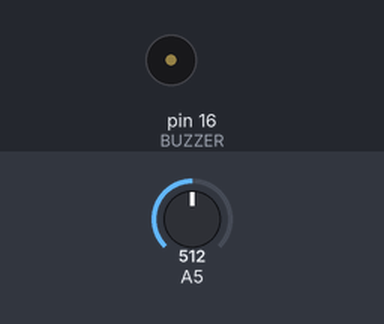
The sketch below on a simulated Arduino Uno, built with avr-gcc and run on an emulated ATmega328P. Shown: buzzer (waves = sounding). The test bench sets the inputs (shaded band); at power-on: A5 = 512.

Above: at 0.0 s.
At 4.9 s:
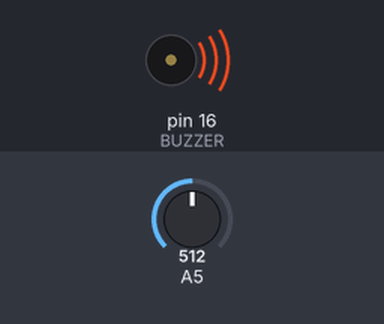
Timing chart, 0 to 6.4 s (numbered marks = the images above):
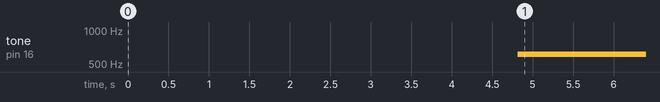

Measured:
- by itself, tone on pin 16 (BUZZER): silent → 610 Hz at 4.8 s

The sketch:

tonetest1.ino
```cpp
#include <TimerOne.h>       // TimerThree geht nicht zusamen mi tone() !
#include "JobController.h"
#include "Lightsensor.h"
#include "flank.h"
#include "audiotone.h"


JobController scheduler;
Lightsensor light;
Flank flank = Flank(30.0);
Audiotone buzzer;

// Die auszuführenden Aktionen. Werden vom Scheduler immer ohne Argumente aufgerufen!
void exe1(){
  //Serial.print("data[0] = ");
  //Serial.println(light.data[0]);
  light.update();
  flank.calculate(light.data);
}

void exe2(){
}

void exe3(){
  buzzer.update(flank.frequency());
}


void ISR_scheduler(void){
  scheduler.check();
}


void setup() {
// Jobs initialisieren: jobnr, cycleConfigPattern, Divider, dummie):
// jobs sind nach init() automatisch aktiv, scheduler läuft aber noch nicht.
// länger dauernde Jobs sollten eine höhere Nummer haben. Dann können sie im
// gleichen pattern gestartet werden (nach den kurzen jobs), im nächsten Pattern
// wird leer gelassen, kein Job läuft = Kontrollierte Überlappung.

  scheduler.init(0, 0b1000000000000000, 2, exe1);  // ca 30 Hz
  scheduler.init(1, 0b0000000000000000,  1, exe2);
  scheduler.init(2, 0b0100000000000000,  2, exe3);

  Timer1.initialize(1000);
  Timer1.attachInterrupt(ISR_scheduler); //

  Serial.println("Initialisazion ok.");
  wait(1000);
  Serial.println("Starting scheduler in 3...");
  wait(1000);
  Serial.println("Starting scheduler in 2...");
  wait(1000);
  Serial.println("Starting scheduler in 1...");
  wait(1000);
  scheduler.enable();
}

void loop() {
  // put your main code here, to run repeatedly:
  Serial.print(flank.frequency());
  Serial.print(",");
  Serial.println(buzzer.f);
  wait(100);
  ;
}

void wait(int t){ // aus irgendeinem Grund funktioniert die "delay()" Funktion innerhalb des ISR nicht mehr.
  // dauert ca 1 ms:
  for (volatile int u = 0; u < 10; u++){
    for (volatile int v = 0; v < 100; v++){
      for (volatile int w = 0; w < t; w++){
          ;
      }
    }
  }
}
```

Job.cpp
```cpp
// Ein Job ist ein Teil des JobControllers.

#include <Arduino.h>
#include "Job.h"

Job::Job()
  {
    cycleConfigPattern = 0;
    jobEnabled = false;
    divider = 1;
    dividerCounter = 0;
  }


void Job::init(int cycleConfigPattern, int divider, void (*exe)()){
  this->cycleConfigPattern = cycleConfigPattern;
  this->divider = divider;
  this->exe = exe;
  jobEnabled = true;
}


void Job::stop(){
  jobEnabled = false;
}


void Job::start(){
  jobEnabled = true;
}


bool Job::now(int cycleCounter){
  // checken, ob bit an der Stelle "cylceCounter" gesetzt ist

  if (cycleCounter > 15) {return false;}
  uint8_t bit = (cycleConfigPattern >> cycleCounter) & 1;
  if ((bit == 1) && (jobEnabled == true)) {

    // Divider noch berücksichtigen:
    dividerCounter++;
    if (dividerCounter >= divider){
      dividerCounter = 0;
      return true;
    } else {
      return false;
    }

  } else {
    return false;
  }
}
```

Job.h
```cpp
#ifndef __JOB
#define __JOB
#include <Arduino.h>


class Job{
  public:
    Job();
    bool now(int cycleCounter);
    void stop();
    void start();
    void init(int cycleConfigPattern, int divider,void (*exe)());
    void (*exe)();

  private:
    int cycleConfigPattern;
    bool jobEnabled;
    int divider;
    int dividerCounter;
};

#endif
```

JobController.cpp
```cpp
// (C) joel koch 2017
// jobcontroller kontrolliert verschiedene jobs.
// die jobs können zeiltich in einem ablaufraster (bitmaske) mit divider konfiguriert werden
// die eigentliche auszuführende funktion wird über einen funciton pointer übergeben.
// der JobController besitzt eine check-methode, die zyklisch aufgerufen werden muss.
// aufrufintervall der check() methode zusammen mit den bitmasken und dividern ergeben die
// effektive job-aufruf-intervalle. Ein neuer Controller ist immer inaktiv. Neue Jobs immer aktiv.
// Wenn alle Jobs initialisiert sind, muss der Kontroller aktiviert werden mit .enable(); und danach
// über einen TimerInterrupt zyklisch aufgerufen werden über die .check() methode.


#include <Arduino.h>
#include "JobController.h"


void safeDeadMode(void){
  // stoppt alle Vorgänge, meldet über Serial den safe mode
  noInterrupts();

  while (true) {
    Serial.println("Safe dead mode entered.");
    for (volatile int i  = 0; i < 65000; i++) {;}
  }
}


JobController::JobController()
{
  // Neu erstellter Scheduler/JobController ist immer inaktiv!
  active = false;
  cycleCounter = 16;
  instances = 0;
}


void JobController::init(int jobnr, int cycleConfigPattern, int divider, void (*exe)()){
    jobs[jobnr].init(cycleConfigPattern, divider, exe);
}

void JobController::startjob(int jobnr)
{
  jobs[jobnr].start();
}

void JobController::stopjob(int jobnr)
{
  jobs[jobnr].stop();
}


void JobController::enable(){
  active = true;
}

void JobController::disable(){
  active = false;
}

void JobController::check(){
  if (active == false) {return;}
  if (cycleCounter < 1) {
    cycleCounter = 15;
  }else {
    --cycleCounter;
  }

  ++instances;
  if (instances > 1) {
    Serial.println("More than one instance running!");
    safeDeadMode();
  } else{
  //  Serial.print("Jobcontroller::check() called ");
  //  Serial.print(callcounter);
  //  Serial.print(" times. \n");
  }

  for (int jobnr = 0; jobnr < 4; jobnr++){
    if (jobs[jobnr].now(cycleCounter)) {
      jobs[jobnr].exe();
    }
  }

  --instances;
}
```

JobController.h
```cpp
#ifndef __JOBCONTROLLER
#define __JOBCONTROLLER
#include <Arduino.h>
#include "Job.h"

class JobController {

 public:
  JobController();
  void check();
  void stopjob(int jobnr);
  void startjob(int jobnr);
  void enable();
  void disable();
  void init(int jobnr, int cycleConfigPattern, int divider, void (*exe)());

 private:
  Job jobs[4];
  bool active;
  int cycleCounter;
  int instances;
};


#endif
```

Lightsensor.cpp
```cpp
#include <Arduino.h>
#include "Lightsensor.h"

/* Sensor Vorverarbeitung
Die letzten n Werte werden in einem Array gespeichert, da die Datenauswertung den Wertverlauf über eine Zeit benötigt. Zuerst wird as Array um eine Stelle kopiert, so dass der älteste Wert durch den zweitältesten Wert überschrieben wird etc. Der Sensor wird gelesen und der gelesene Wert geglättet und als neuester Wert ins Array geschrieben. Die Glättung erfolgt, indem nur ein Tei der Differenz zwischen dem letzten gespeicherten Wert im Array und dem aktuell gemessenen Wert addiert wird zum zuletzt gespeicherten Wert.
data[0] : aktuellster Wert.
data[size-1]: ältester Wert.
*/


Lightsensor::Lightsensor(){
	for (int  i = 0; i < LBUFFERSIZE; i++){
		data[i] = 127;
	}
}


void Lightsensor::update(){
	 static double precise_data0 = 127;                 // wegen filterung, damit der wert nicht "hängen" bleiben kann.
	 shiftdata();				                                // ein Sample schieben, damit Platz für neues
	 data[0] = (analogRead(5)>>2);                      //  value read from analog pin 5 (max 1024) durch 4 teilen --> uint8_t
   int delta = data[0] - data[1];
   precise_data0 = precise_data0 + FILTER_K * delta;
   data[0] = precise_data0;
}


void Lightsensor::shiftdata(){
	// kopiert die daten um ein sample. das älteste Sample wird vom zweitältesten überschrieben etc.
	int i = LBUFFERSIZE -1;
  while (i > 0) { // i = 0 geht nicht mehr: data[0] = data[-1] :-(
		data[i] = data[i-1];
    --i;
	}
}
```

Lightsensor.h
```cpp
#ifndef __LIGHTSENSOR1
#define __LIGHTSENSOR1
#include <Arduino.h>
#define LBUFFERSIZE 64
#define FILTER_K 0.4

class Lightsensor {
	public:
		Lightsensor();
		void update();
		uint8_t data[LBUFFERSIZE];

   private:
   void shiftdata();
};


 #endif
```

audiotone.cpp
```cpp
// macht den ton

#include <Arduino.h>
#include "Audiotone.h"
#define BUZZER 16//Buzzer is connected to D16 with Arduino


Audiotone::Audiotone(void){
	f=10000;
}

 Audiotone::~Audiotone(void){
	noTone(BUZZER);
}


void Audiotone::update(double lowfreq){
  double const stretch = 500;
  f = map(stretch*lowfreq, 0.5*stretch, 10*stretch, 200, 8000);
	tone(BUZZER, f);
 }


void Audiotone::stop(){
  noTone(BUZZER);
}
```

audiotone.h
```cpp
#ifndef __AUDIOTONE1
#define __AUDIOTONE1
#include <Arduino.h>


class Audiotone{
  public:
    Audiotone(void);
    ~Audiotone(void);
    void update(double lowfreq);
    void stop(void);
	  int f;

  private:

};

#endif
```

flank.cpp
```cpp
#include "flank.h"
#include <Arduino.h>
#define SCL_INDEX 0x00
#define SCL_TIME 0x01
#define SCL_FREQUENCY 0x02
#define DIR_UP 0x01
#define DIR_DOWN 0x02

void printArray(int8_t * v, char * title, uint8_t len){
  Serial.println(title);
    for (int i = 0; i < len; i++){
      Serial.println(v[i]);
    }
  Serial.print(title);
  Serial.print(" --- End ---\n");
}

Flank::Flank(double samplefrequency){
  freq = {1,1,1};
  quality = 0;
  fs = samplefrequency;
  clearTn();
}

double Flank::frequency(void){
  return(freq.processed);
}

double Flank::frequencyraw(void){
  return(freq.raw);
}


void Flank::printTn(){
   Serial.println("Tn-Array:");
    for (int k = 0; k<LBUFFERSIZE/2; k++){
      if (k == LBUFFERSIZE/4) {
        Serial.println("----------------");
      }
      Serial.println(tn[k]);
    }
}

void Flank::clearTn(){
  // So kann auch bei nur teilweise befülltem tn mit dem median gearbeitet werden. Ausser wenn nur ein tn wert befüllt ist...
  for (int i = 0; i < LBUFFERSIZE/2; i++){ // condition (i<BUFFERSIZE) überschreibt anderen speicher :-)
    tn[i] = LBUFFERSIZE-1;
    i++;
    tn[i] = 0;
  }
}

void Flank::findMedian(){
  // sortiere array nach Werten
  // verwirf den tiefsten wert
  // nimm vom rest die 3 zentralen werte [indizes 15,16,17]
  // bilde einen gewichtete mittelwert

  int size = LBUFFERSIZE/2;
    for(int i=0; i<(size-1); i++) {
        for(int o=0; o<(size-(i+1)); o++) {
                if(tn[o] > tn[o+1]) {
                    int t = tn[o];
                    tn[o] = tn[o+1];
                    tn[o+1] = t;
                }
        }
    }

  double med = ( 0.5*(tn[15] + tn[17]) + tn[16]) / 2;
  freq.raw = 0.5*fs/med;
}

void Flank::calculate(int8_t * data){
 //  Serial.println(".calculate()");
  clearTn();
  quality = 0;
  //printTn();
  findFlanks(data);
  findExtrema(data);
  findMedian();
  quality =  quality / 64; // qualität ist immer tiefer bei tieferen frequenzen.

  /*
  Serial.println();
  Serial.print(quality, 6);
  Serial.print(",");
  Serial.print(freq.lastvalid);
  Serial.print(",");
  Serial.println(freq.processed);
  Serial.println();
 */

 // Serial.println("tn afer computation:");
 // printTn();

  // erkannete Frequenz plausibel ?
  if ((freq.raw > 0.5) && (freq.raw < 15) && (quality > 0.15)) {
    // ja --> abhängig von der qualität nicht vollständig gewichten:
    freq.lastvalid = freq.lastvalid + quality * (freq.raw - freq.lastvalid);
  }

  // filtern
  freq.processed = freq.processed + KF_FILTER * (freq.lastvalid-freq.processed);
  //freq.processed = freq.raw;

}


void Flank::findFlanks(int8_t * v){
  /* suche nach wecheselnden flanken.
   * Schreibe die vergangenen Anzahl Bins n
   * zwischen den gefundenen Flanken in die
   * erste Hälfte des Arrays tn[].
  */

  //::printArray(v, "vdat:", 64);

  int k = 0;
  uint8_t dir = 0;      // Richtung undefiniert
  if (v[0] < 0) {
    dir = DIR_UP;
  } else {
    dir = DIR_DOWN;
  }

// vektor absuchen nach flanke bis vektor fertig oder bis 16 flanken gefunden.
  uint16_t bincounter = 0;
  for (int i = 1; (i < LBUFFERSIZE) && (k < (LBUFFERSIZE / 4)); i++){

    ++bincounter;
    if ( (dir == DIR_UP) && (v[i] > 0) && (v[i-1] <= 0) ){    // steigend durch Nullachse
        tn[k] = bincounter;
        ++k;
        bincounter = 0;
        dir = DIR_DOWN;
       // Serial.print("Case 1");

      } else if ( (dir == DIR_DOWN) && (v[i] <= 0) && (v[i-1] > 0) ){    // sinkend durch Nullachse
        tn[k] = bincounter;
        ++k;
        bincounter = 0;
        dir = DIR_UP;
      //  Serial.print("Case 2");
      } else{
      //  Serial.print("None");
      }
  }
  quality = k;  // anzahl erkannte flanken speichern
 }


void Flank::findExtrema(int8_t * v){
  /* suche nach Peaks Min Max.
   * Schreibe die vergangenen Anzahl Bins n
   * zwischen den gefundenen Peaks in die
   * zweite Hälfte des Arrays tn[].
   *  LHYSTERESYS muss eingehalten werden
   *
  */
  int k = LBUFFERSIZE/4;
  bool withinHysteresis = false;
  uint8_t dir = 0;      // Richtung undefiniert
  if (v[1] - v[0] > 0) {
    dir = DIR_UP;
  } else {
    dir = DIR_DOWN;
  }

//Serial.print("\n\n******************** FIND EXTREMA *************");
// vektor absuchen nach peaks bis vektor fertig oder bis 16 peaks gefunden.
  uint16_t bincounter = 0;
  int8_t delta = 0;
  for (int i = 1; (i < LBUFFERSIZE) && (k < (LBUFFERSIZE / 2)); i++){
    ++bincounter;
    delta = v[i] - v[i-1];

    if (k>LBUFFERSIZE/4){                                                   // Falls schon mind. ein Peak gefunden wurde
      if ( dir == DIR_UP ){
        if  (( v[tn[k-1]] + LHYSTERESIS < v[i] ) ){       // steigend hysterese verlassen
          withinHysteresis = false;
        //  Serial.println("hyscheck Case 1");
        }
        else {
          withinHysteresis = true;
         // Serial.println("hyscheck Case 2");
        }
      }
      else { // dir = down
        if  (( v[tn[k-1]] - LHYSTERESIS > v[i] ) ){      // sinkend hysterese verlassen
          withinHysteresis = false;
         // Serial.println("hyscheck Case 3");
        } else{
          withinHysteresis = true;
         // Serial.println("hyscheck Case 4");
        }
      }
    }

    if ( (dir == DIR_UP) && (delta < 0) && (withinHysteresis == false)){    // wendepunkt oben gefunden
        tn[k] = bincounter;
        ++k;
        bincounter = 0;
        dir = DIR_DOWN;
      // Serial.print("Case 1\n");

      } else if ( (dir == DIR_DOWN) && (delta > 0) && (withinHysteresis == false)){    // wendepunkt unten gefunden
        tn[k] = bincounter;
        ++k;
        bincounter = 0;
        dir = DIR_UP;
      //  Serial.print("Case 2\n");
      } else{
        //        Serial.print("Case none\n");
      }
  }
 // Serial.println();
 quality += (k-LBUFFERSIZE/4);   // anzahl erkannter peaks zu qualitiy hinzuzählen
 }
```

flank.h
```cpp
#ifndef __FLANK1
#define __FLANK1
#include <Arduino.h>
#define LBUFFERSIZE 64
#define LHYSTERESIS 20
#define KF_FILTER 0.03

void printArray(int8_t * v, char * title, uint8_t len);


class Flank {
	public:
		Flank(double samplefrequency);
		double frequency(void);
    double frequencyraw(void);
		void calculate(int8_t * vdat);
		void printArray(int8_t * v, char * title, uint8_t len);
    void printTn();

  private:
    void findFlanks(int8_t * vdat);
    void findExtrema(int8_t * vdat);
    void findMedian();
    void clearTn(void);
    void PrintVector(double *vData, uint16_t bufferSize, uint8_t scaleType);
    uint16_t tn[LBUFFERSIZE/2];
    double fs;
    double quality;        // für jeden geschreibenen eintrag in tn steigt die quality um 1
    struct freqstruct{
       double raw;        // berechente frequenz (inkl. Nan und falschen etc)
       double lastvalid;  // letzte gültige berechnete frequenz
       double processed;  // verarbeitete frequenz: raw --> valid --(filtern)--> processed
     };
     typedef struct freqstruct freqstruct;
     freqstruct freq;
};


 #endif
```
